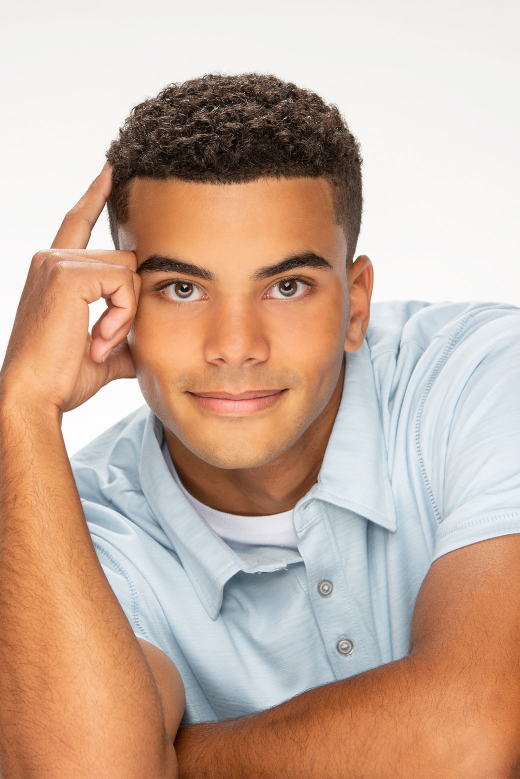
#> input picture PhotoExample/Example.jpg, 1040 x 1558 px, found by its file name (shown at 1/2 size)
$ python face_detect.py
#> lines starting #> are read from the running program, lines starting #| are printed output that depends on the picture; after the words box and inside, x2 and y2 are one past the last pixel; in counts of white or black regions, pixels touching at a corner belong together
#> in detect_image, image is the input picture: shape (1558, 1040, 3); mean B, G, R 156.9, 173.9, 201.3
import cv2

def set_image_size(image, set_height = None, set_width = None):
    # Calculate the aspect ratio of the original image
#> called with set_height = 500
    height, width, _ = image.shape
#> height = 1558; width = 1040
    aspect_ratio = width / height
#> aspect_ratio = 0.668

    if set_height:
        height = set_height
        width = int(height * aspect_ratio)
#> width = 333
    elif set_width:
        width = set_width
        height = int(width / aspect_ratio)

    resized_image = cv2.resize(image, (width, height))
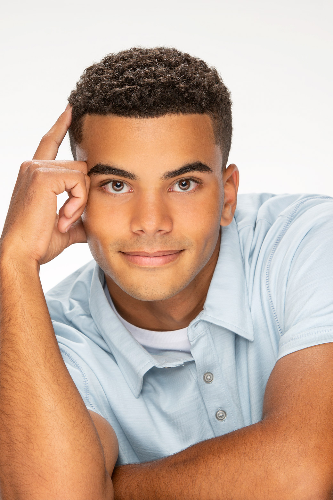
#> resized_image: shape (500, 333, 3); mean B, G, R 156.8, 173.8, 201.2
    return resized_image , width, height

def detect_image(imagePath,haarCascadePart):
    # Create the haar cascade
    cascPath = "HaarCascadeFiles/"+haarCascadePart+".xml"
    faceCascade = cv2.CascadeClassifier(cascPath)

    # Read the image
    image = cv2.imread(imagePath)
    image, image_width, image_height = set_image_size(image, set_height = 500)
#> image_width = 333; image_height = 500
    gray = cv2.cvtColor(image, cv2.COLOR_BGR2GRAY)
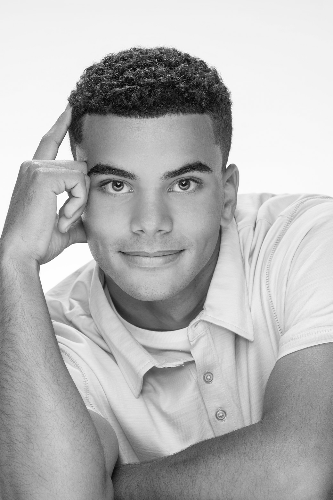
#> gray: shape (500, 333); min 2, max 255, mean 180.1

    # Detect faces in the image
    faces = faceCascade.detectMultiScale(
        gray,
        scaleFactor=1.1,
        minNeighbors=5,
        minSize=(30, 30),
        flags = cv2.CASCADE_SCALE_IMAGE
    )
#> faces = [[70, 125, 164, 164]]

    print("Found {0} faces!".format(len(faces)))
#| Found 1 faces!

    # Draw a rectangle around the faces
    for (x, y, w, h) in faces:
        cv2.rectangle(image, (x, y), (x+w, y+h), (0, 255, 0), 2)
#> this loop made 1 pass
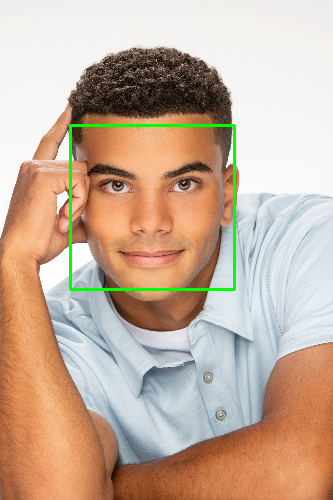
#> image: shape (500, 333, 3); 1.18% of pixels changed, all inside (x1, y1, x2, y2) = (69, 124, 236, 291)

    # Show Image with detected Faces
    cv2.namedWindow('Faces found', cv2.WINDOW_NORMAL)
    cv2.resizeWindow('Faces found', image_width, image_height)
    cv2.imshow("Faces found", image)
    cv2.waitKey(0)

if __name__ == '__main__':
    detect_image('PhotoExample\Example.jpg',"haarcascade_frontalface_default")
